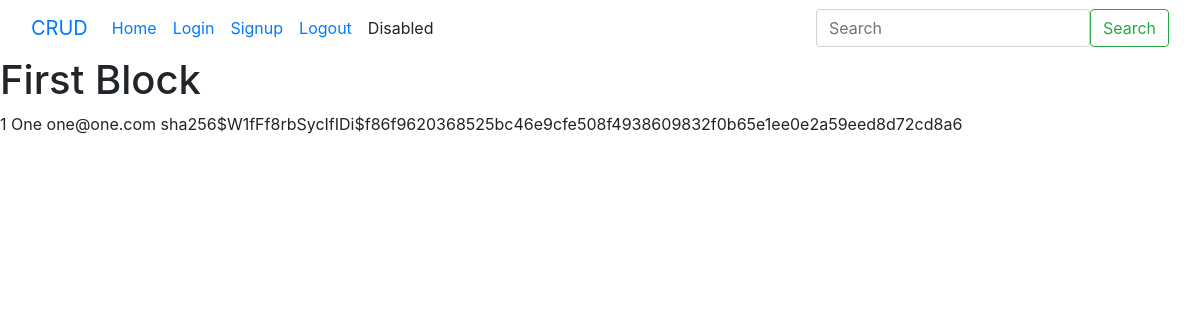
Page / (signed in) on the earlier database version.
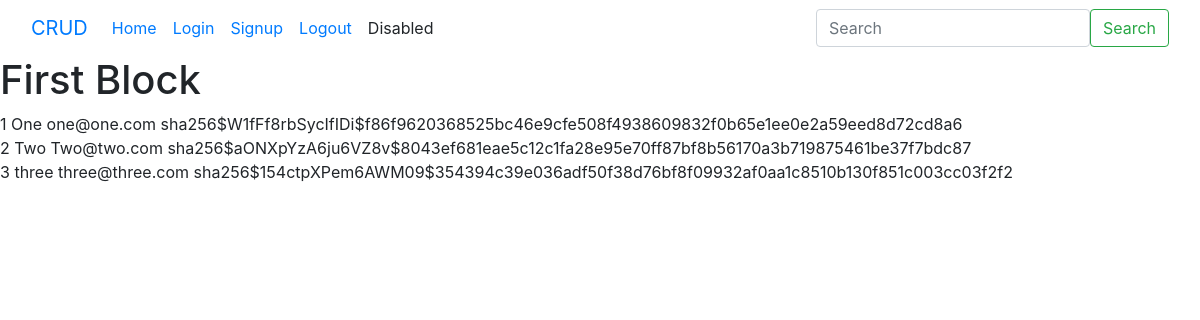
Same page on the later database version.
### website/models.py (models this page shows, shortened)
class User(db.Model, UserMixin):
    id = db.Column(db.Integer, primary_key=True)
    name = db.Column(db.String(150), nullable = False)
    email = db.Column(db.String(150), unique=True, nullable = False)
    password = db.Column(db.String(150), nullable = False)

### website/views.py (the view)
@views.route('/', methods =['GET', 'POST'])
@login_required
def home():
    user = User.query.all()
    return render_template('home.html',user=user)

### website/__init__.py (called while the page is built)
def create_app():
    app= Flask(__name__)
    app.config['SECRET_KEY'] = 'ASDASD'
    app.config['SQLALCHEMY_DATABASE_URI'] = f'sqlite:///{DB_NAME}'
    db.init_app(app)
    from .views import views
    from .auth import auth
    app.register_blueprint(views, url_prefix= '/')
    app.register_blueprint(auth, url_prefix= '/')
    login_manager = LoginManager()
    login_manager.login_view = 'auth.login'
    login_manager.init_app(app)
    @login_manager.user_loader
    def load_user(id):
        return User.query.get(int(id))
    from .models import User
    create_database(app)
    return app

### website/templates/home.html
{% extends "base.html" %}
{% block content %}
    <h1>First Block</h1>
    {% for user in user  %}
    {{ user.id}}
    {{ user.name}}
    {{ user.email}}
    {{ user.password}}<br>
    {% endfor  %}
{% endblock %}

### website/templates/base.html (shortened to what this page needs)
<!DOCTYPE html>
<html lang="en">
<head>
    <link rel="stylesheet" href="https://maxcdn.bootstrapcdn.com/bootstrap/4.0.0/css/bootstrap.min.css">
</head>
<body>
    <nav class="navbar navbar-expand-lg bg-body-tertiary">
        <div class="container-fluid">
          <a class="navbar-brand" href="/">CRUD</a>
          <div class="collapse navbar-collapse" id="navbarSupportedContent">
            <ul class="navbar-nav me-auto mb-2 mb-lg-0">
              <li class="nav-item">
                <a class="nav-link active" aria-current="page" href="/">Home</a>
              </li>
              <li class="nav-item">
                <a class="nav-link" href="/login">Login</a>
              </li>
              <li class="nav-item">
                <a class="nav-link" href="/signup">Signup</a>
              </li>
              <li class="nav-item">
                <a class="nav-link" href="/logout">Logout</a>
              </li>
              <li class="nav-item">
                <a class="nav-link disabled">Disabled</a>
              </li>
            </ul>
        </div>
        <form class="d-flex" role="search">
          <input class="form-control me-2" type="search" placeholder="Search" aria-label="Search">
          <button class="btn btn-outline-success" type="submit">Search</button>
        </form>
      </div>
      </nav>
      {% block content %}
      {% endblock %}
</body>
</html>

Differences in the rows shown:
added User: id "2", name "Two", email "Two@two.com", password "sha256$aONXpYzA6ju6VZ8v$8043ef681eae5c12c1fa28e95e70ff87bf8b56170a3b719875461be37f7bdc87"
added User: id "3", name "three", email "three@three.com", password "sha256$154ctpXPem6AWM09$354394c39e036adf50f38d76bf8f09932af0aa1c8510b130f851c003cc03f2f2"
